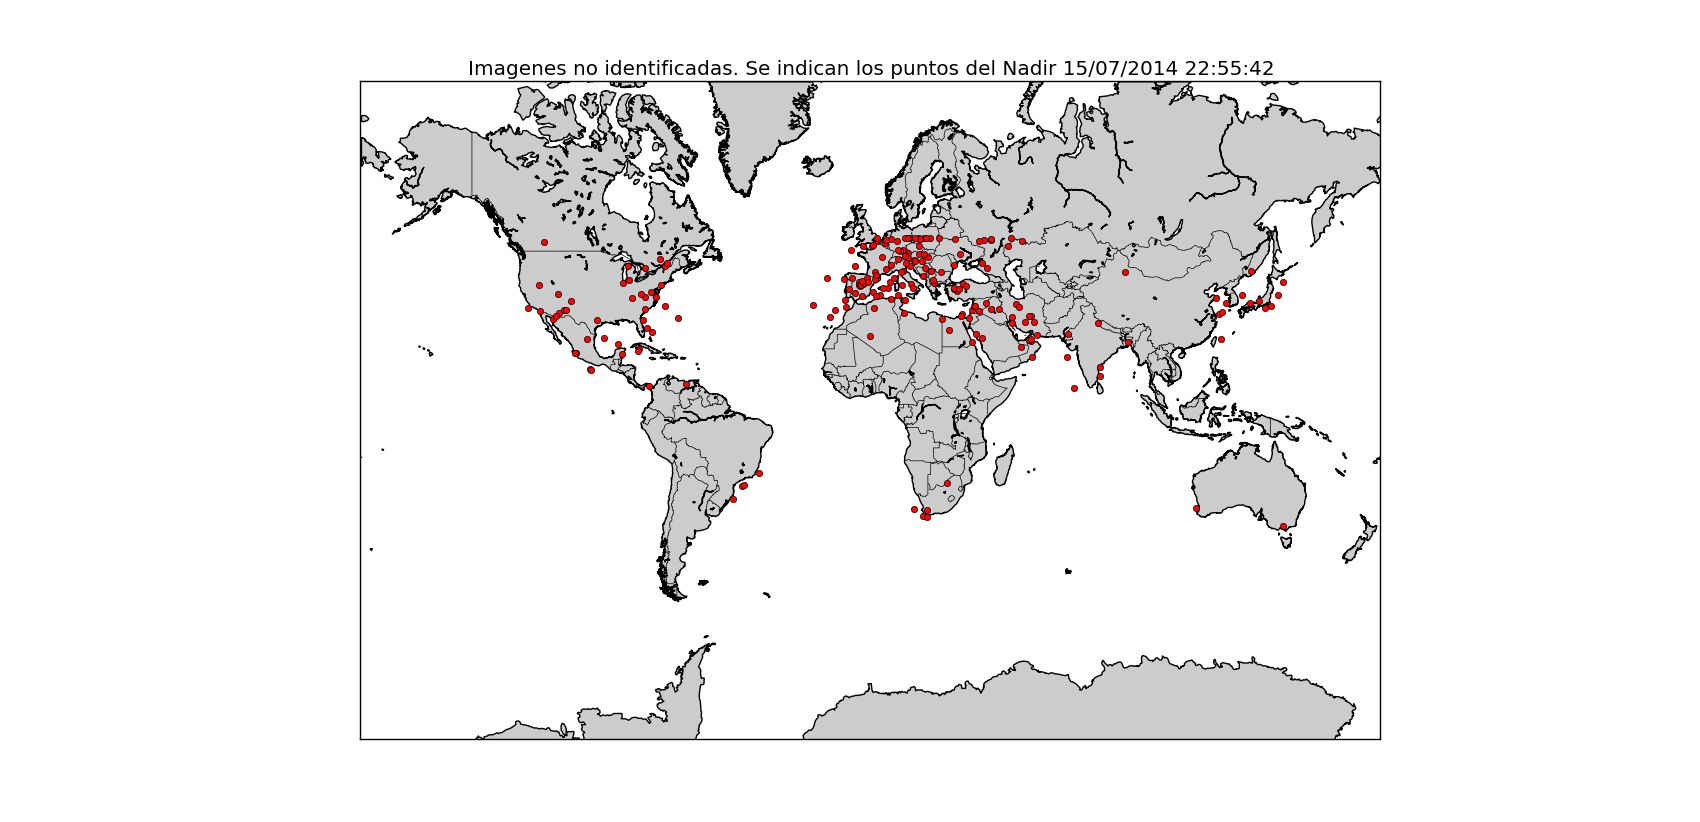

Python code for this plot:
#!/usr/bin/python
#-*- coding: utf-8 -*-

'''
	José Gómez Castaño
	Depto. Astrofísica y CC. de la Atmósfera - UCM

	jgomez03@pdi.ucm.esta

	Genera un mapa con las imágenes procesadas en las tareas de LostAtNight
	que los usuarios no han podido determinar su posición
	y un fichero con las características de estas

'''

import urllib2
import json
import asciitable
from mpl_toolkits.basemap import Basemap
import matplotlib.pyplot as plt
import time

def getKey(item):
	return item[0]

imagen = ''
hayProxy = False

# cargo las tareas acabadas de LostAtNight
if hayProxy == True:
	proxy = urllib2.ProxyHandler({'http': 'http://cidid08:casta04@proxy.adif.es:8080'})
	auth = urllib2.HTTPBasicAuthHandler()
	opener = urllib2.build_opener(proxy, auth, urllib2.HTTPHandler)
	urllib2.install_opener(opener)
else:
	opener = urllib2.build_opener()	

req = urllib2.Request("http://crowdcrafting.org/api/taskrun?app_id=1711&limit=10000")
f = opener.open(req)
json = json.loads(f.read())


lista = asciitable.read('../completa.csv') 

puntos = []


f = open("404ParaNight.csv", "w")
linea = "ISS-ID,nlon,nlat,CoordFLAG\n"
f.writelines(linea)

#imagenes que si se han reconocido
imgSi = []
for i in range(len(json)):
	if json[i]['info']['LONLAT'] != '':
		link = json[i]['info']['img_big'].split('/')

		idiss = link[8].split('.')[0]
		imgSi.append(idiss)


for i in range(len(json)):

	if json[i]['info']['LONLAT'] == '':

		link = json[i]['info']['img_big'].split('/')

		idiss = link[8].split('.')[0]		# identificador de la imagen del voluntario

		try:
			posicionImg = imgSi.index(idiss)
			imgEsta = True
			
		except:
			imgEsta = False
		
		#print idiss,imgEsta
		
		for j in range(len(lista)):
			

			if (idiss == lista[j]['ISS-ID']) and (imgEsta == False):

				lon = lista[j]['nlon']
				lat = lista[j]['nlat']

				punto = []
				punto.append(str(idiss))
				punto.append(lon)
				punto.append(lat)

				puntos.append(punto)


tmp = ''
contador = 0
images, lons, lats = [], [], []
for p in sorted(puntos, key=getKey ):

	if p[0] == tmp:

		contador = contador + 1

	else:

		#print tmp , contador
		contador = 1
		tmp = p[0]


		line =  p[0] + ',' + str(p[1]) + ',' + str(p[2]) +  '\n'
		print line
		images.append(p[0])
		lons.append(p[1])
		lats.append(p[2])

		# guardo las caracteristicas de las imágenes para cargarlas en NigtCitiesISS
		linea = p[0] + ',' + str(p[1]) + ',' +  str(p[2]) + ', 5.0'  + '\n' 
		f.writelines(linea)

	#print p

f.close()

map = Basemap(projection='merc', lat_0=0, lon_0=0,
    resolution = 'l', 
    llcrnrlon=-180, llcrnrlat=-75,
    urcrnrlon=180, urcrnrlat=75)
 
map.drawcoastlines()
map.drawcountries()
map.fillcontinents()
map.drawmapboundary()

x,y = map(lons, lats)
map.plot(x, y, 'ro', markersize=5)

for images, xpt, ypt in zip(images, x, y):
	if imagen == images:
		plt.text(xpt, ypt, images)
 

plt.title('Imagenes no identificadas. Se indican los puntos del Nadir ' +  time.strftime("%d/%m/%Y %H:%M:%S")) 
plt.show()
